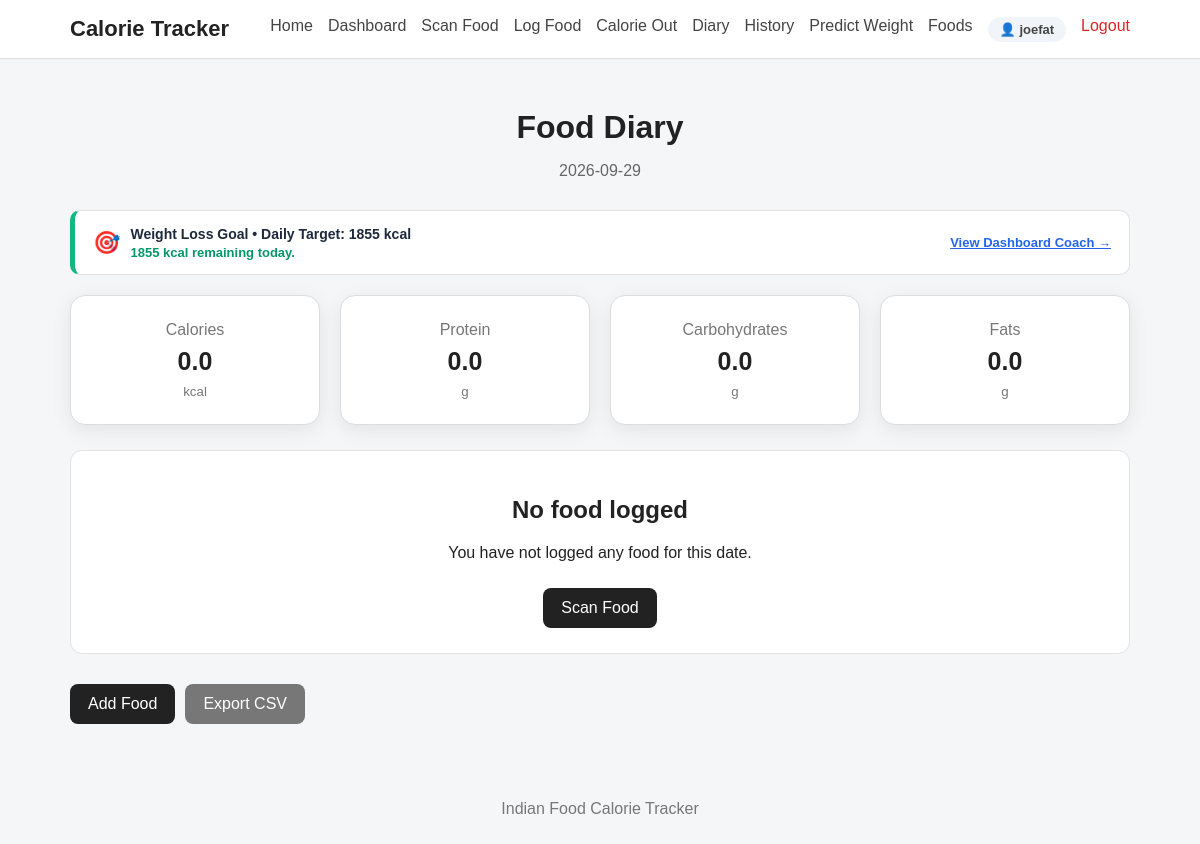
Page /diary (signed in) on the earlier database version.
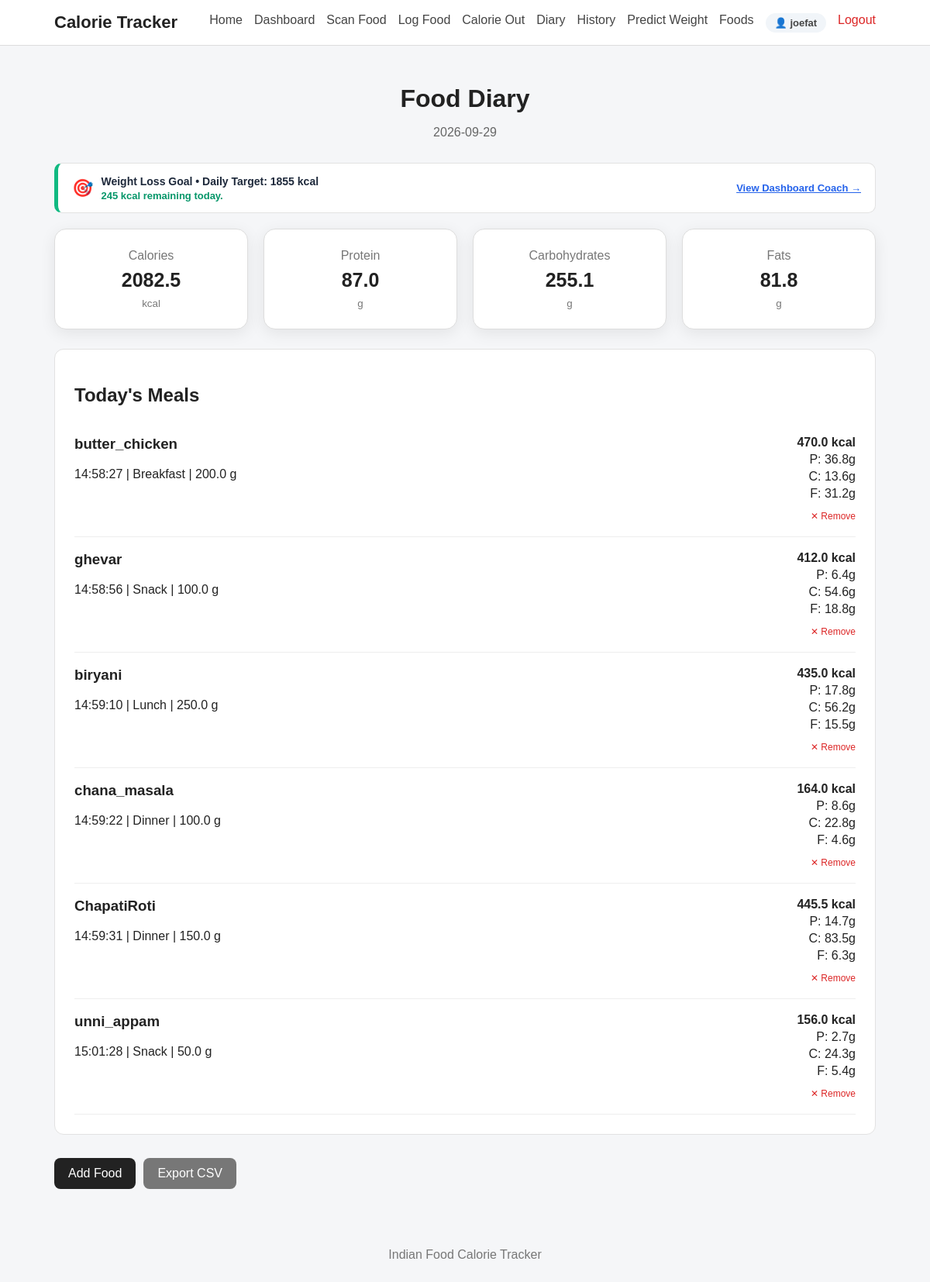
Same page on the later database version.
### tables this page shows
CREATE TABLE users (
            id INTEGER PRIMARY KEY AUTOINCREMENT,
            username TEXT NOT NULL,
            email TEXT NOT NULL UNIQUE,
            password_hash TEXT NOT NULL,
            created_at TIMESTAMP DEFAULT CURRENT_TIMESTAMP
        );

CREATE TABLE user_profiles (
            id INTEGER PRIMARY KEY AUTOINCREMENT,
            user_id INTEGER NOT NULL UNIQUE,
            age INTEGER NOT NULL,
            gender TEXT NOT NULL,
            height_cm REAL NOT NULL,
            goal TEXT NOT NULL,
            activity_level TEXT NOT NULL,
            FOREIGN KEY (user_id) REFERENCES users(id) ON DELETE CASCADE
        );

CREATE TABLE calorie_in_records (
            id INTEGER PRIMARY KEY AUTOINCREMENT,
            user_id INTEGER NOT NULL,
            dish_name TEXT NOT NULL,
            quantity REAL NOT NULL,
            meal_type TEXT,
            calories REAL DEFAULT 0.0,
            carbohydrates REAL DEFAULT 0.0,
            protein REAL DEFAULT 0.0,
            fats REAL DEFAULT 0.0,
            free_sugar REAL DEFAULT 0.0,
            fibre REAL DEFAULT 0.0,
            sodium REAL DEFAULT 0.0,
            calcium REAL DEFAULT 0.0,
            iron REAL DEFAULT 0.0,
            vitamin_c REAL DEFAULT 0.0,
            folate REAL DEFAULT 0.0,
            notes TEXT DEFAULT '',
            recorded_date TEXT NOT NULL,
            recorded_time TEXT,
            created_at TIMESTAMP DEFAULT CURRENT_TIMESTAMP,
            FOREIGN KEY (user_id) REFERENCES users(id) ON DELETE CASCADE
        );

### app.py (the view)
@app.route("/diary")
@login_required
def diary():
    user_id = session.get("user_id")
    today = datetime.now().strftime(
        "%Y-%m-%d"
    )
    entries = get_diary_by_date_user(
        user_id,
        today
    )
    totals = calculate_totals(
        entries
    )
    coach = get_daily_calorie_coach(
        user_id,
        today
    )
    return render_template(
        "diary.html",
        entries=entries,
        totals=totals,
        date=today,
        coach=coach
    )

### app.py (called while the page is built)
def login_required(view_func):
    @wraps(view_func)
    def wrapped_view(*args, **kwargs):
        if not session.get("user_id"):
            flash("Please log in to access this page.", "error")
            return redirect(url_for("login", next=request.path))
        return view_func(*args, **kwargs)
    return wrapped_view

@app.context_processor
def inject_user():
    user_id = session.get("user_id")
    if user_id:
        user = get_user_by_id(user_id)
        if user:
            return {"current_user": user, "logged_in": True}
    return {"current_user": None, "logged_in": False}

### database.py (called while the page is built)
def get_connection():
    connection = sqlite3.connect(
        DATABASE_PATH
    )
    connection.row_factory = sqlite3.Row
    connection.execute("PRAGMA foreign_keys = ON")
    return connection

def get_user_by_id(user_id):
    connection = get_connection()
    cursor = connection.cursor()
    cursor.execute("SELECT * FROM users WHERE id = ?", (user_id,))
    user = cursor.fetchone()
    connection.close()
    return user

def get_user_profile(user_id):
    connection = get_connection()
    cursor = connection.cursor()
    cursor.execute("SELECT * FROM user_profiles WHERE user_id = ?", (user_id,))
    profile = cursor.fetchone()
    connection.close()
    return profile

def get_latest_weight(user_id):
    connection = get_connection()
    cursor = connection.cursor()
    cursor.execute("""
        SELECT * FROM weight_records
        WHERE user_id = ?
        ORDER BY recorded_date DESC, created_at DESC
        LIMIT 1
    """, (user_id,))
    record = cursor.fetchone()
    connection.close()
    return record

def format_calorie_in_row(row):
    if row is None:
        return None
    d = dict(row)
    d["weight"] = d.get("quantity", 0.0)
    d["date"] = d.get("recorded_date", "")
    d["time"] = d.get("recorded_time", "")
    d["nutrition"] = {
        "Calories (kcal)": d.get("calories", 0.0),
        "Protein (g)": d.get("protein", 0.0),
        "Carbohydrates (g)": d.get("carbohydrates", 0.0),
        "Fats (g)": d.get("fats", 0.0),
        "Free Sugar (g)": d.get("free_sugar", 0.0),
        "Fibre (g)": d.get("fibre", 0.0),
        "Sodium (mg)": d.get("sodium", 0.0),
        "Calcium (mg)": d.get("calcium", 0.0),
        "Iron (mg)": d.get("iron", 0.0),
        "Vitamin C (mg)": d.get("vitamin_c", 0.0),
        "Folate (µg)": d.get("folate", 0.0)
    }
    return d

### templates/diary.html (shortened to what this page needs)
{% extends "base.html" %}
{% block content %}
<div class="page-header">
    <h1>
        Food Diary
    </h1>
    <p>
        {{ date }}
    </p>
</div>
{% if coach and coach.has_profile %}
<div class="card" style="margin-bottom: 20px; border-left: 5px solid {% if coach.is_over_budget %}#ef4444{% else %}#10b981{% endif %}; background: #ffffff; padding: 14px 18px; border-radius: 10px; display: flex; flex-wrap: wrap; justify-content: space-between; align-items: center; gap: 12px;">
    <div style="display: flex; align-items: center; gap: 10px;">
        <span style="font-size: 22px;">{% if coach.is_over_budget %}⚠️{% else %}🎯{% endif %}</span>
        <div>
            <strong style="color: #1e293b; font-size: 14px;">
                {{ coach.goal }} Goal &bull; Daily Target: {{ "%.0f"|format(coach.daily_target) }} kcal
            </strong>
            <p style="margin: 2px 0 0; font-size: 13px; color: {% if coach.is_over_budget %}#dc2626{% else %}#059669{% endif %}; font-weight: 600;">
                {% if coach.is_over_budget %}
                    Over budget by {{ "%.0f"|format(coach.excess_calories) }} kcal! Check Dashboard for activity burn-off suggestions.
                {% else %}
                    {{ "%.0f"|format(coach.remaining) }} kcal remaining today.
                {% endif %}
            </p>
        </div>
    </div>
    <div style="display: flex; gap: 10px;">
        <a href="{{ url_for('dashboard') }}" style="font-size: 13px; color: #2563eb; text-decoration: underline; font-weight: 600; align-self: center;">
            View Dashboard Coach &rarr;
        </a>
    </div>
</div>
{% endif %}
<div class="summary-grid">
    <div class="summary-card">
        <span>
            Calories
        </span>
        <strong>
            {{ "%.1f"|format(
                totals["Calories (kcal)"]
            ) }}
        </strong>
        <small>
            kcal
        </small>
    </div>
    <div class="summary-card">
        <span>
            Protein
        </span>
        <strong>
            {{ "%.1f"|format(
                totals["Protein (g)"]
            ) }}
        </strong>
        <small>
            g
        </small>
    </div>
    <div class="summary-card">
        <span>
            Carbohydrates
        </span>
        <strong>
            {{ "%.1f"|format(
                totals["Carbohydrates (g)"]
            ) }}
        </strong>
        <small>
            g
        </small>
    </div>
    <div class="summary-card">
        <span>
            Fats
        </span>
        <strong>
            {{ "%.1f"|format(
                totals["Fats (g)"]
            ) }}
        </strong>
        <small>
            g
        </small>
    </div>
</div>
{% if entries %}
<div class="card">
    <h2>
        Today's Meals
    </h2>
    {% for entry in entries %}
    <div class="diary-entry">
        <div>
            <h3>
                {{ entry.dish_name }}
            </h3>
            <p>
                {{ entry.time }}
                |
                {{ entry.meal_type|capitalize }}
                |
                {{ entry.weight }} g
            </p>
        </div>
        <div class="nutrition-small">
            <strong>
                {{ "%.1f"|format(
                    entry.nutrition[
                        "Calories (kcal)"
                    ]
                ) }}
                kcal
            </strong>
            <span>
                P:
                {{ "%.1f"|format(
                    entry.nutrition[
                        "Protein (g)"
                    ]
                ) }}g
            </span>
            <span>
                C:
                {{ "%.1f"|format(
                    entry.nutrition[
                        "Carbohydrates (g)"
                    ]
                ) }}g
            </span>
            <span>
                F:
                {{ "%.1f"|format(
                    entry.nutrition[
                        "Fats (g)"
                    ]
                ) }}g
            </span>
            {% if entry.id %}
            <form action="{{ url_for('delete_food', record_id=entry.id) }}" method="POST" style="margin-top:6px;" onsubmit="return confirm('Remove this food entry?');">
                <button type="submit" style="background:none; border:none; color:#dc2626; font-size:12px; cursor:pointer; padding:0;">
                    ✕ Remove
                </button>
            </form>
            {% endif %}
        </div>
    </div>
    {% endfor %}
</div>
{% else %}
<div class="card empty-state">
    <h2>
        No food logged
    </h2>
    <p>
        You have not logged any food for this date.
    </p>
    <a
        href="{{ url_for('food_scan') }}"
        class="button"
    >
        Scan Food
    </a>
</div>
{% endif %}
<div class="action-row">
    <a
        href="{{ url_for('log_food') }}"
        class="button"
    >
        Add Food
    </a>
    <a
        href="{{ url_for('export_diary') }}"
        class="button secondary"
    >
        Export CSV
    </a>
</div>
{% endblock %}

### templates/base.html (shortened to what this page needs)
<!DOCTYPE html>
<html lang="en">
<head>
    <link
        rel="stylesheet"
        href="{{ url_for('static', filename='css/style.css') }}"
    >
</head>
<body>
<nav class="navbar">
    <div class="nav-container">
        <a
            href="{{ url_for('home') }}"
            class="logo"
        >
            Calorie Tracker
        </a>
        <div class="nav-links">
            <a href="{{ url_for('home') }}">
                Home
            </a>
            {% if logged_in %}
                <a href="{{ url_for('dashboard') }}">
                    Dashboard
                </a>
                <a href="{{ url_for('food_scan') }}">
                    Scan Food
                </a>
                <a href="{{ url_for('log_food') }}">
                    Log Food
                </a>
                <a href="{{ url_for('calorie_out') }}">
                    Calorie Out
                </a>
                <a href="{{ url_for('diary') }}">
                    Diary
                </a>
                <a href="{{ url_for('history') }}">
                    History
                </a>
                <a href="{{ url_for('predict_weight') }}">
                    Predict Weight
                </a>
                <a href="{{ url_for('foods') }}">
                    Foods
                </a>
                <a href="{{ url_for('profile') }}" class="nav-user-badge">
                    👤 {{ current_user['username'] if current_user else 'Profile' }}
                </a>
                <a href="{{ url_for('logout') }}" class="nav-link-logout">
                    Logout
                </a>
            {% endif %}
        </div>
    </div>
</nav>
<main class="container">
    {% block content %}
    {% endblock %}
</main>
<footer>
    <p>
        Indian Food Calorie Tracker
    </p>
</footer>
</body>
</html>

### static/css/style.css (style rules this page uses)
* { box-sizing: border-box; }
body { margin: 0; font-family: Arial, sans-serif; background: #f5f6f8; color: #222; }
.navbar { background: #ffffff; border-bottom: 1px solid #ddd; }
.nav-container { max-width: 1100px; margin: auto; padding: 16px 20px; display: flex; justify-content: space-between; align-items: center; gap: 20px; }
.logo { font-size: 22px; font-weight: bold; text-decoration: none; color: #222; }
.nav-links { display: flex; flex-wrap: wrap; gap: 15px; }
.nav-links a { text-decoration: none; color: #444; }
.container { max-width: 1100px; margin: auto; padding: 30px 20px; }
.button { display: inline-block; padding: 11px 18px; background: #222; color: white; text-decoration: none; border: none; border-radius: 8px; cursor: pointer; margin-top: 10px; }
.button.secondary { background: #777; }
.card { background: white; padding: 25px; margin-bottom: 20px; border-radius: 12px; border: 1px solid #e2e2e2; }
.page-header { margin-bottom: 25px; }
.summary-grid { display: grid; grid-template-columns: repeat(4, 1fr); gap: 15px; margin-bottom: 20px; }
.summary-card { background: white; border: 1px solid #ddd; border-radius: 10px; padding: 20px; }
.summary-card span, .summary-card small { display: block; color: #777; }
.summary-card strong { display: block; font-size: 25px; margin: 8px 0; }
.diary-entry { display: flex; justify-content: space-between; gap: 20px; padding: 18px 0; border-bottom: 1px solid #eee; }
.diary-entry h3 { margin-top: 0; }
.nutrition-small { display: flex; flex-direction: column; align-items: flex-end; gap: 4px; }
.action-row { display: flex; gap: 10px; flex-wrap: wrap; }
footer { text-align: center; padding: 30px; color: #777; }
.page-header { text-align: center; margin-bottom: 30px; }
.page-header h1 { margin-top: 20px; margin-bottom: 10px; }
.page-header p { color: #666; }
.summary-grid { display: grid; grid-template-columns: repeat(auto-fit, minmax(220px, 1fr)); gap: 20px; margin-bottom: 25px; }
.summary-card { background: white; padding: 25px; border-radius: 15px; text-align: center; box-shadow: 0 5px 20px rgba(0, 0, 0, 0.08); }
.nav-user-badge { display: inline-flex; align-items: center; gap: 6px; background: #f1f5f9; padding: 5px 12px; border-radius: 20px; font-weight: 600; font-size: 13px; color: #334155; }
.nav-link-logout { color: #dc2626 !important; font-weight: 500; }

Differences in the rows shown:
added calorie_in_records: dish_name "butter_chicken", time "14:58:27", meal_type "Breakfast", weight "200.0", calories "470.0", protein "36.8", carbohydrates "13.6", fats "31.2"
added calorie_in_records: dish_name "ghevar", time "14:58:56", meal_type "Snack", weight "100.0", calories "412.0", protein "6.4", carbohydrates "54.6", fats "18.8"
added calorie_in_records: dish_name "biryani", time "14:59:10", meal_type "Lunch", weight "250.0", calories "435.0", protein "17.8", carbohydrates "56.2", fats "15.5"
added calorie_in_records: dish_name "chana_masala", time "14:59:22", meal_type "Dinner", weight "100.0", calories "164.0", protein "8.6", carbohydrates "22.8", fats "4.6"
added calorie_in_records: dish_name "ChapatiRoti", time "14:59:31", meal_type "Dinner", weight "150.0", calories "445.5", protein "14.7", carbohydrates "83.5", fats "6.3"
added calorie_in_records: dish_name "unni_appam", time "15:01:28", meal_type "Snack", weight "50.0", calories "156.0", protein "2.7", carbohydrates "24.3", fats "5.4"
Other differences:
{{ "%.0f"|format(coach.remaining) }}: "1855" → "245"
{{ "%.1f"|format(
                totals["Calories (kcal)"]
            ) }}: "0.0" → "2082.5"
{{ "%.1f"|format(
                totals["Protein (g)"]
            ) }}: "0.0" → "87.0"
{{ "%.1f"|format(
                totals["Fats (g)"]
            ) }}: "0.0" → "81.8"
text no longer shown: "0.0 No food logged You have not logged any food for this date. Scan Food"
text now shown: "255.1 Today's Meals"
